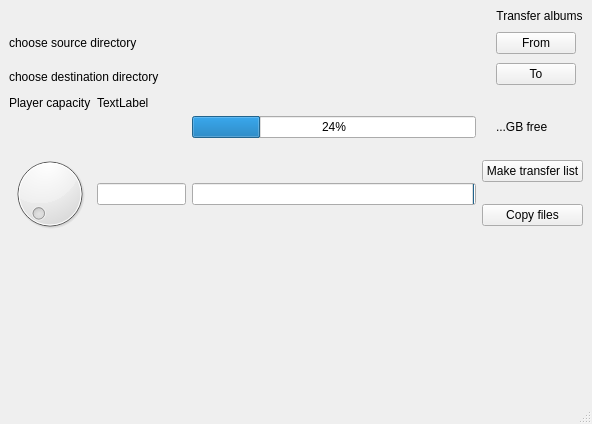
<?xml version="1.0" encoding="UTF-8"?>
<ui version="4.0">
 <class>MainWindow</class>
 <widget class="QMainWindow" name="MainWindow">
  <property name="geometry">
   <rect>
    <x>0</x>
    <y>0</y>
    <width>592</width>
    <height>424</height>
   </rect>
  </property>
  <property name="windowTitle">
   <string>Rand MP3 Loader</string>
  </property>
  <widget class="QWidget" name="centralwidget">
   <layout class="QGridLayout" name="gridLayout">
    <item row="0" column="4">
     <widget class="QLabel" name="label_3">
      <property name="text">
       <string>Transfer albums</string>
      </property>
      <property name="alignment">
       <set>Qt::AlignCenter</set>
      </property>
     </widget>
    </item>
    <item row="1" column="0" colspan="2">
     <layout class="QVBoxLayout" name="verticalLayout_2">
      <item>
       <widget class="QLabel" name="FromDirLabel">
        <property name="sizePolicy">
         <sizepolicy hsizetype="Minimum" vsizetype="Preferred">
          <horstretch>0</horstretch>
          <verstretch>0</verstretch>
         </sizepolicy>
        </property>
        <property name="text">
         <string>choose source directory</string>
        </property>
       </widget>
      </item>
      <item>
       <widget class="QLabel" name="ToDirLabel">
        <property name="sizePolicy">
         <sizepolicy hsizetype="Minimum" vsizetype="Preferred">
          <horstretch>0</horstretch>
          <verstretch>0</verstretch>
         </sizepolicy>
        </property>
        <property name="text">
         <string>choose destination directory</string>
        </property>
       </widget>
      </item>
     </layout>
    </item>
    <item row="1" column="2">
     <spacer name="horizontalSpacer">
      <property name="orientation">
       <enum>Qt::Horizontal</enum>
      </property>
      <property name="sizeType">
       <enum>QSizePolicy::Expanding</enum>
      </property>
      <property name="sizeHint" stdset="0">
       <size>
        <width>302</width>
        <height>61</height>
       </size>
      </property>
     </spacer>
    </item>
    <item row="1" column="3">
     <layout class="QVBoxLayout" name="verticalLayout">
      <item>
       <widget class="KLed" name="FromDirOnlineLED">
        <property name="color">
         <color>
          <red>255</red>
          <green>0</green>
          <blue>4</blue>
         </color>
        </property>
       </widget>
      </item>
      <item>
       <widget class="KLed" name="ToDirOnlineLED">
        <property name="layoutDirection">
         <enum>Qt::LeftToRight</enum>
        </property>
        <property name="color">
         <color>
          <red>255</red>
          <green>0</green>
          <blue>4</blue>
         </color>
        </property>
       </widget>
      </item>
     </layout>
    </item>
    <item row="1" column="4">
     <layout class="QVBoxLayout" name="verticalLayout_4">
      <item>
       <widget class="QPushButton" name="BrowseInboundButton">
        <property name="sizePolicy">
         <sizepolicy hsizetype="Fixed" vsizetype="Fixed">
          <horstretch>0</horstretch>
          <verstretch>0</verstretch>
         </sizepolicy>
        </property>
        <property name="text">
         <string>From</string>
        </property>
       </widget>
      </item>
      <item>
       <widget class="QPushButton" name="BrowseOutboundButton">
        <property name="sizePolicy">
         <sizepolicy hsizetype="Fixed" vsizetype="Fixed">
          <horstretch>0</horstretch>
          <verstretch>0</verstretch>
         </sizepolicy>
        </property>
        <property name="text">
         <string>To</string>
        </property>
       </widget>
      </item>
     </layout>
    </item>
    <item row="2" column="0">
     <layout class="QVBoxLayout" name="verticalLayout_5">
      <item>
       <widget class="QLabel" name="label">
        <property name="text">
         <string>Player capacity</string>
        </property>
       </widget>
      </item>
     </layout>
    </item>
    <item row="2" column="1">
     <widget class="QLabel" name="ToDirTotalSpaceLabel">
      <property name="sizePolicy">
       <sizepolicy hsizetype="Maximum" vsizetype="Preferred">
        <horstretch>0</horstretch>
        <verstretch>0</verstretch>
       </sizepolicy>
      </property>
      <property name="text">
       <string>TextLabel</string>
      </property>
     </widget>
    </item>
    <item row="3" column="2">
     <widget class="QProgressBar" name="ToDirSpaceBar">
      <property name="sizePolicy">
       <sizepolicy hsizetype="Preferred" vsizetype="Fixed">
        <horstretch>0</horstretch>
        <verstretch>0</verstretch>
       </sizepolicy>
      </property>
      <property name="value">
       <number>24</number>
      </property>
     </widget>
    </item>
    <item row="3" column="4">
     <widget class="QLabel" name="ToDirFreeSpaceLabel">
      <property name="text">
       <string>...GB free</string>
      </property>
     </widget>
    </item>
    <item row="4" column="0">
     <widget class="QDial" name="TransferDial">
      <property name="maximum">
       <number>100</number>
      </property>
      <property name="notchesVisible">
       <bool>false</bool>
      </property>
     </widget>
    </item>
    <item row="4" column="1">
     <widget class="QLineEdit" name="ToDirTransferTextBox">
      <property name="inputMethodHints">
       <set>Qt::ImhDigitsOnly</set>
      </property>
      <property name="clearButtonEnabled">
       <bool>false</bool>
      </property>
     </widget>
    </item>
    <item row="4" column="2">
     <widget class="QProgressBar" name="ToDirTransferBar">
      <property name="minimum">
       <number>0</number>
      </property>
      <property name="maximum">
       <number>100</number>
      </property>
      <property name="value">
       <number>0</number>
      </property>
      <property name="alignment">
       <set>Qt::AlignLeading|Qt::AlignLeft|Qt::AlignVCenter</set>
      </property>
      <property name="textVisible">
       <bool>true</bool>
      </property>
      <property name="invertedAppearance">
       <bool>true</bool>
      </property>
     </widget>
    </item>
    <item row="4" column="3" colspan="2">
     <layout class="QVBoxLayout" name="verticalLayout_3">
      <item>
       <widget class="QPushButton" name="MakeTransferListButton">
        <property name="text">
         <string>Make transfer list</string>
        </property>
       </widget>
      </item>
      <item>
       <widget class="QPushButton" name="SendFilesButton">
        <property name="text">
         <string>Copy files</string>
        </property>
       </widget>
      </item>
     </layout>
    </item>
    <item row="5" column="0">
     <spacer name="verticalSpacer_3">
      <property name="orientation">
       <enum>Qt::Vertical</enum>
      </property>
      <property name="sizeHint" stdset="0">
       <size>
        <width>20</width>
        <height>40</height>
       </size>
      </property>
     </spacer>
    </item>
    <item row="5" column="2">
     <spacer name="verticalSpacer_2">
      <property name="orientation">
       <enum>Qt::Vertical</enum>
      </property>
      <property name="sizeHint" stdset="0">
       <size>
        <width>20</width>
        <height>40</height>
       </size>
      </property>
     </spacer>
    </item>
    <item row="5" column="4">
     <spacer name="verticalSpacer">
      <property name="orientation">
       <enum>Qt::Vertical</enum>
      </property>
      <property name="sizeHint" stdset="0">
       <size>
        <width>20</width>
        <height>40</height>
       </size>
      </property>
     </spacer>
    </item>
   </layout>
  </widget>
  <widget class="QMenuBar" name="menubar">
   <property name="geometry">
    <rect>
     <x>0</x>
     <y>0</y>
     <width>592</width>
     <height>25</height>
    </rect>
   </property>
  </widget>
  <widget class="QStatusBar" name="statusbar"/>
 </widget>
 <customwidgets>
  <customwidget>
   <class>KLed</class>
   <extends>QWidget</extends>
   <header>kled.h</header>
  </customwidget>
 </customwidgets>
 <resources/>
 <connections/>
</ui>
